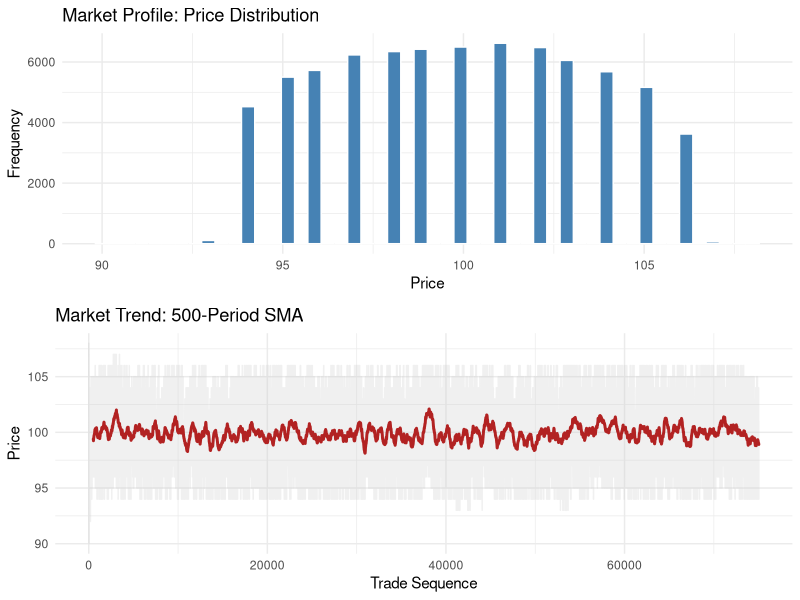

The R script that drew this image:
library(tidyverse)
library(vroom)
library(gridExtra) # The reliable alternative

# 1. Load Data
df <- vroom("../output/market_simulation_results.csv")

# 2. Market Profile Plot
price_dist_plot <- df %>%
  tail(100000) %>%
  ggplot(aes(x = Price)) +
  geom_histogram(fill = "steelblue", bins = 50, color = "white") +
  theme_minimal() +
  labs(title = "Market Profile: Price Distribution", x = "Price", y = "Frequency")

# 3. Trend Plot
trend_plot <- df %>%
  tail(100000) %>%
  mutate(index = seq_along(Price)) %>%
  mutate(SMA = stats::filter(Price, rep(1/500, 500), sides = 1)) %>%
  ggplot(aes(x = index)) +
  geom_line(aes(y = Price), color = "gray80", alpha = 0.3) +
  geom_line(aes(y = SMA), color = "firebrick", linewidth = 1) +
  theme_minimal() +
  labs(title = "Market Trend: 500-Period SMA", x = "Trade Sequence", y = "Price")

# 4. COMBINE BOTH (The "Master Dashboard")
# This replaces the price_dist_plot / trend_plot command
grid.arrange(price_dist_plot, trend_plot, ncol = 1)
